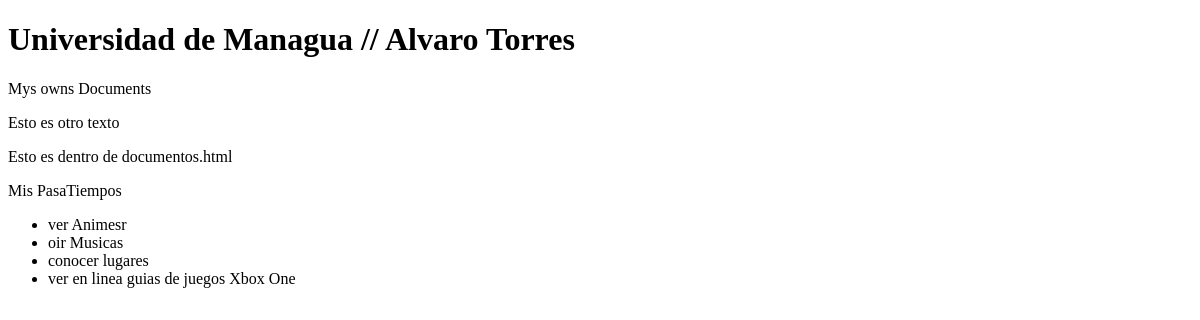
The app's page /documentos/, older data.
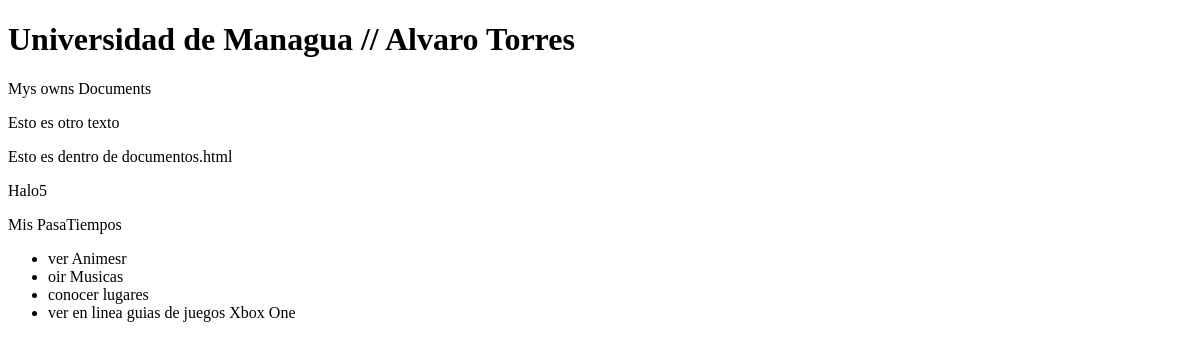
The same page, newer data.
### documentos/models.py (models this page shows, shortened)
class Documentos(models.Model):
	nombre = models.CharField(max_length=100, null=True, blank=True)
	fecha = models.DateTimeField(null=True, blank=True)

### documentos/views.py (the view)
# urls.py: url(r'^documentos/$', Documentos.as_view()),
class Documentos(View):
	def get(self, request, *args, **kwargs):
		docs = ModeloDocumentos.objects.all()
		context = {
		'docs': docs,
		'encabezado': 'Mys owns Documents'
		}
		return render(
			request,
			'documentos.html',
			context
			)

### templates/documentos.html
{%extends 'base.html' %}
{%block contenido%}
    <p> Esto es dentro de documentos.html </p>
    {% for d in docs %}
        <div> {{d.nombre}} </div>
    {% endfor %}
{% endblock %}

Row changes from the older to the newer data that the page shows:
added Documentos: nombre "Halo5"
